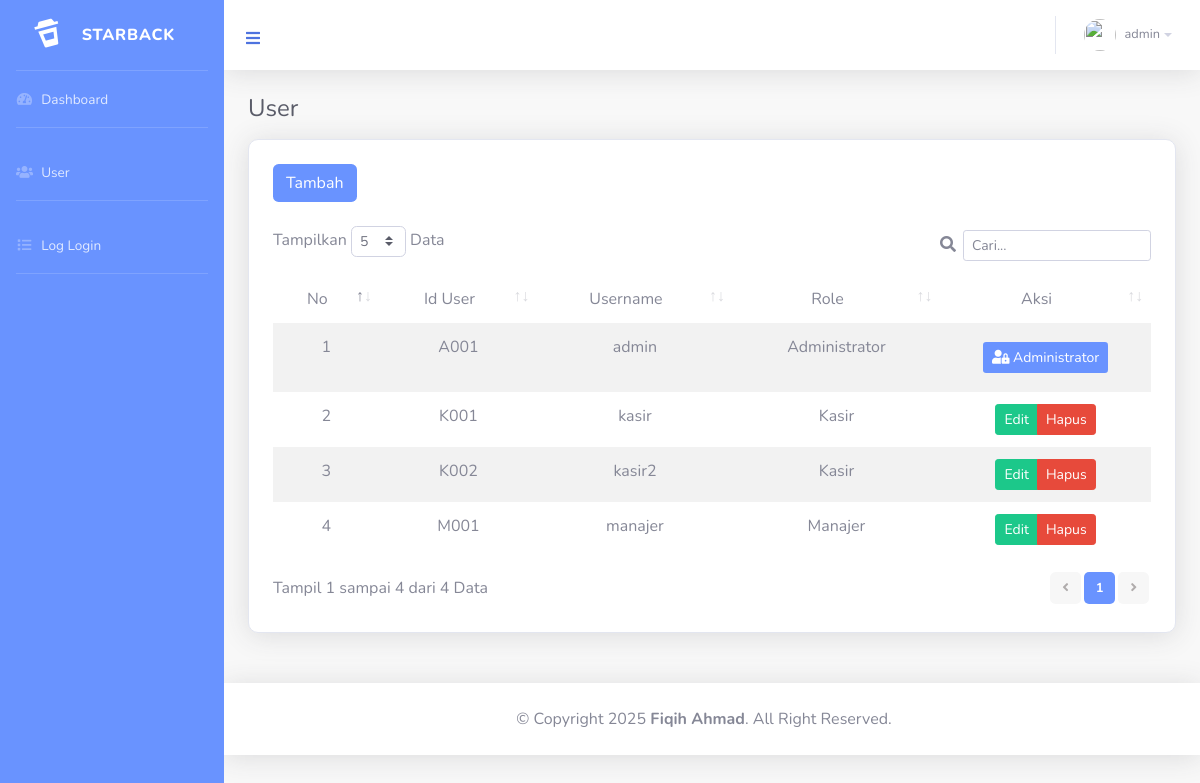
The app's page /user.php (signed in) with its own data.
### tables this page shows
CREATE TABLE `user` (
  `id_user` varchar(5) NOT NULL,
  `username` varchar(10) NOT NULL,
  `password` varchar(255) NOT NULL,
  `level` int NOT NULL,
  PRIMARY KEY (`id_user`)
);

### user.php (the view, shortened to what this page needs)
<?php require_once 'includes/header.php';
?>
<main role="main">
    <div class="container-fluid">
        <h4 class="mb-3 text-dark">User</h4>
        <div class="card shadow" style="border-radius: 10px;">
            <div class="card-body">
                <div class="float-left p-1 mb-3" style="padding-bottom:20px;">
                    <button type="button" class="btn btnnn" data-toggle="modal" data-target="#exampleModal">Tambah</button>
                </div>
                <div class="table-responsive p-1">
                    <table id="example" class="table table-borderless table-striped" style="width: 100%;">
                        <thead>
                            <tr class="text-center">
                                <td>No</td>
                                <td>Id User</td>
                                <td>Username</td>
                                <td>Role</td>
                                <td>Aksi</td>
                            </tr>
                        </thead>
                        <tbody>
                            <?php
                            if (isset($_GET['search'])) {
                                $cari = $_GET['cari'];
                                $result = mysqli_query(
                                    $connect,
                                    "SELECT * FROM user
                                    WHERE id_user LIKE '%" . $cari . "%' OR
                                    username LIKE '%" . $cari . "%' OR
                                    level LIKE '%" . $cari . "%'
                                    ORDER BY id_user DESC"
                                );
                            } else {
                                $result = mysqli_query(
                                    $connect,
                                    "SELECT * FROM user"
                                );
                            }
                            $no = 1;
                            if (mysqli_num_rows($result) > 0) {
                                while ($row = mysqli_fetch_array($result)) {
                            ?>
                                    <tr class="text-center">
                                        <td><?= $no++ ?></td>
                                        <td><?= $row['id_user'] ?></td>
                                        <td><?= $row['username'] ?></td>
                                        <td><?php
                                            if ($row['level'] == 1) {
                                                echo "Administrator";
                                            }
                                            if ($row['level'] == 2) {
                                                echo "Manajer";
                                            }
                                            if ($row['level'] == 3) {
                                                echo "Kasir";
                                            }
                                            ?></td>
                                        <td>
                                            <?php
                                            if ($row['level'] == 1) {
                                            ?>
                                                <div class="btn btn-group">
                                                    <button class="btn btn-sm btnnn"><i class="fa fa-fw fa-user-lock"></i> Administrator</button>
                                                </div>
                                            <?php
                                            } else {
                                            ?>
                                                <div class="btn-group">
                                                    <a class="btn btn-sm btn-success text-white" id="ubahModalUser" data-toggle="modal" data-target="#editModal" data-id_user="<?= $row['id_user'] ?>" data-username="<?= $row['username'] ?>" data-level="<?= $row['level'] ?>">Edit</a>
                                                    <a class="btn btn-sm btn-danger" href="php_action/prosesHapusUser.php?id=<?= $row['id_user'] ?>" id="hapusUser">Hapus</a>
                                                </div>
                                            <?php
                                            }
                                            ?>
                                        </td>
                                    </tr>
                                <?php
                                }
                            }
                            ?>
                        </tbody>
                    </table>
                </div>
            </div>
        </div>
    </div>
</main>
<?php require_once 'includes/footer.php'; ?>

### assets/css/style.css (style rules this page uses)
.btn.btnnn { background-color: #6993FF; color: white !important; }

### records on screen
user: id_user "A001", username "admin", level "Administrator"
user: id_user "K001", username "kasir", level "Kasir"
user: id_user "K002", username "kasir2", level "Kasir"
user: id_user "M001", username "manajer", level "Manajer"

### other values on screen
$_SESSION['username'] "admin"
